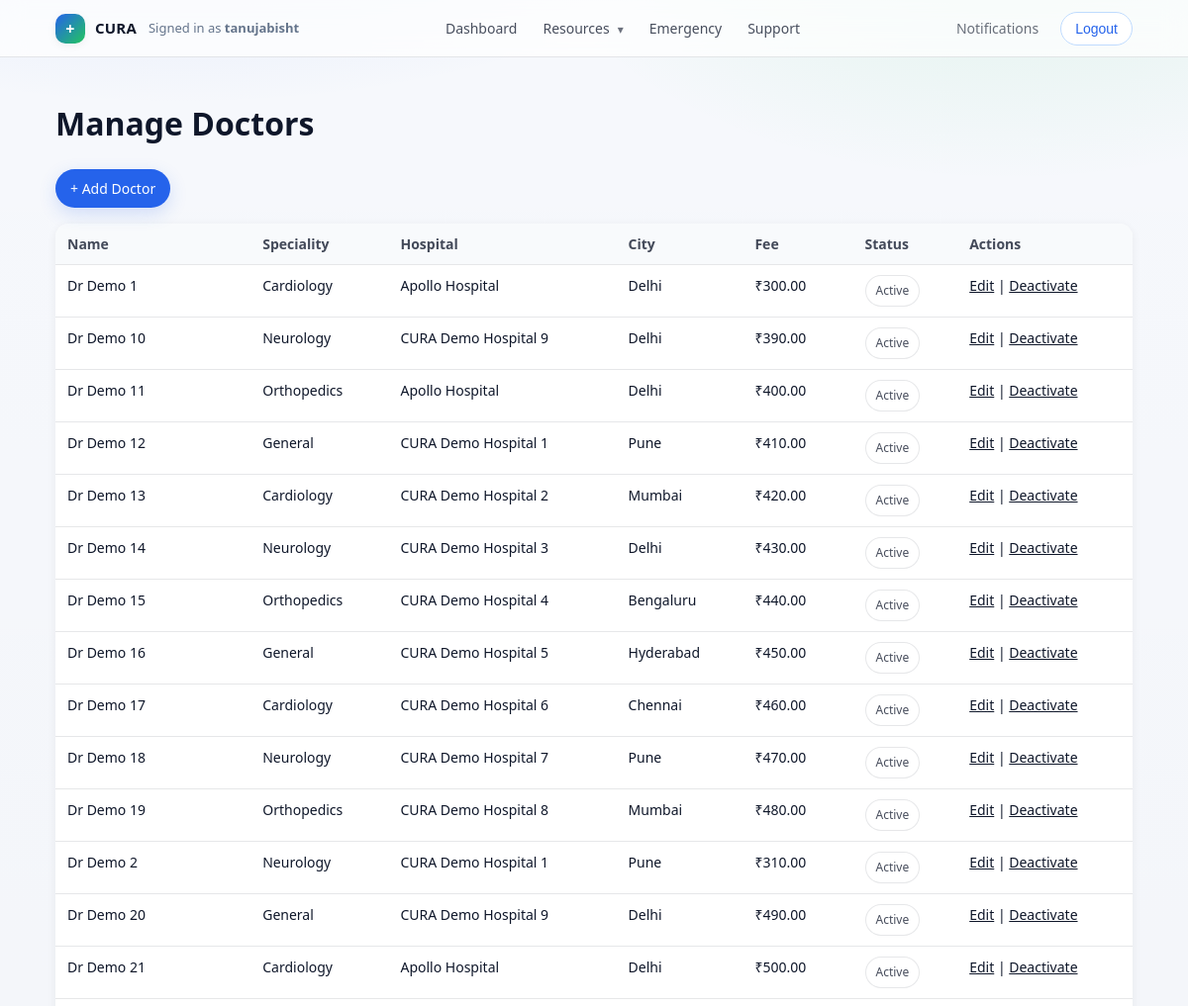
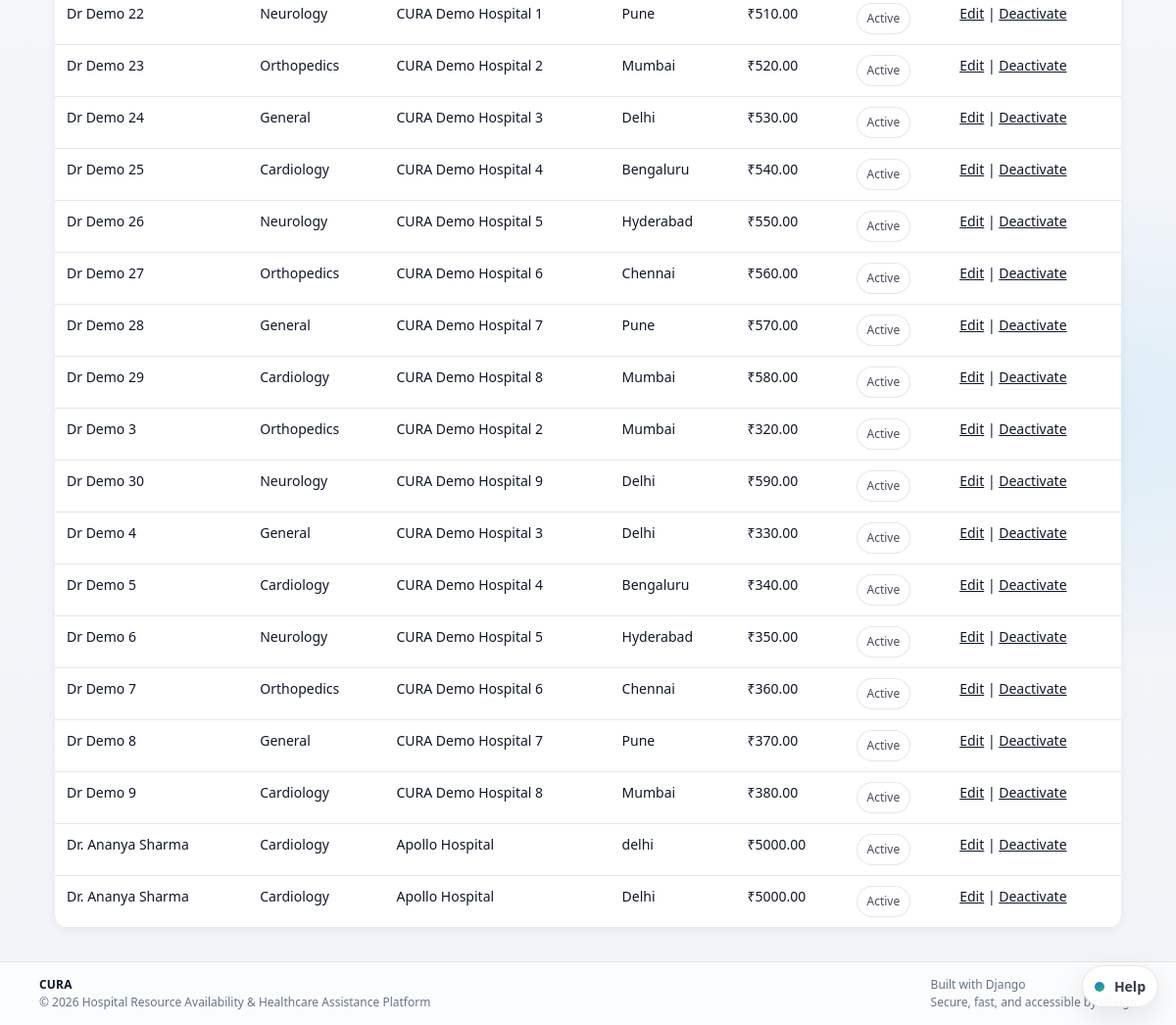
/core/manage/doctors/ (signed in), run on the app's committed database (2 pictures, top to bottom).
### core/models.py (models this page shows, shortened)
class Doctor(models.Model):
    SPECIALITY_CHOICES = [
        ('Cardiology', 'Cardiology'),
        ('Neurology', 'Neurology'),
        ('Orthopedics', 'Orthopedics'),
        ('General', 'General Physician'),
    ]
    hospital = models.ForeignKey(Hospital, on_delete=models.CASCADE, related_name='doctors')
    name = models.CharField(max_length=255)
    speciality = models.CharField(max_length=100, choices=SPECIALITY_CHOICES)
    experience_years = models.PositiveIntegerField()
    consultation_fee = models.DecimalField(max_digits=8, decimal_places=2)
    qualification = models.CharField(
        max_length=255,
        blank=True,
        help_text="e.g. MBBS, MD (Cardiology)",
    )
    rating = models.DecimalField(
        max_digits=2,
        decimal_places=1,
        default=4.5,
        help_text="Average patient rating out of 5",
    )
    available_from = models.TimeField()
    available_to = models.TimeField()
    languages_spoken = models.CharField(max_length=255)
    city = models.CharField(max_length=100)
    is_active = models.BooleanField(default=True)

class Hospital(models.Model):
    name = models.CharField(max_length=255)
    address = models.TextField()
    city = models.CharField(max_length=100)
    state = models.CharField(max_length=100)
    hospital_type = models.CharField(
        max_length=100,
        blank=True,
        help_text="e.g. Multispeciality, Cardiac Center, Children’s Hospital",
    )
    established_year = models.PositiveIntegerField(
        null=True,
        blank=True,
        help_text="Year the hospital was established",
    )
    website = models.URLField(blank=True)
    image_url = models.URLField(
        blank=True,
        help_text="Optional hero/cover image shown on the hospital detail page",
    )
    rating = models.DecimalField(max_digits=2, decimal_places=1, default=3.0)
    contact_phone = models.CharField(max_length=20)
    emergency_contact = models.CharField(max_length=20)
    support_24_7 = models.BooleanField(default=True)
    specialties_offered = models.CharField(
        max_length=255,
        blank=True,
        help_text="Comma-separated list of key specialties (Cardiology, Neurology, etc.)",
    )

### core/views.py (the view)
# urls.py: path('manage/doctors/', views.manage_doctors, name='manage_doctors'),
@login_required
@user_passes_test(is_super_admin)
def manage_doctors(request):
    doctors = Doctor.objects.select_related('hospital').order_by('name')
    return render(request, 'core/manage/doctors_list.html', {
        'doctors': doctors
    })

### core/context_processors.py (called while the page is built)
def user_role(request):
    role = None
    if request.user.is_authenticated:
        try:
            role = request.user.userprofile.role
        except UserProfile.DoesNotExist:
            role = None
    cart_count = 0
    if request.user.is_authenticated:
        cart = (
            Cart.objects.filter(user=request.user, is_active=True)
            .prefetch_related('items')
            .first()
        )
        if cart:
            cart_count = cart.total_items()
    return {
        'current_role': role,
        'cart_item_count': cart_count,
    }

### core/views.py (called while the page is built)
def is_super_admin(user):
    return user.is_authenticated and user.is_superuser

### templates/core/manage/doctors_list.html
{% extends "base.html" %} {% block content %}
<h1>Manage Doctors</h1>
<div style="margin-bottom: 16px">
  <a href="{% url 'create_doctor' %}" class="btn btn-primary"> + Add Doctor </a>
</div>
<table class="table">
  <thead>
    <tr>
      <th>Name</th>
      <th>Speciality</th>
      <th>Hospital</th>
      <th>City</th>
      <th>Fee</th>
      <th>Status</th>
      <th>Actions</th>
    </tr>
  </thead>
  <tbody>
    {% for doctor in doctors %}
    <tr>
      <td>{{ doctor.name }}</td>
      <td>{{ doctor.speciality }}</td>
      <td>{{ doctor.hospital.name }}</td>
      <td>{{ doctor.city }}</td>
      <td>₹{{ doctor.consultation_fee }}</td>
      <td>
        {% if doctor.is_active %}
        <span class="badge success">Active</span>
        {% else %}
        <span class="badge danger">Inactive</span>
        {% endif %}
      </td>
      <td>
        <a href="{% url 'edit_doctor' doctor.id %}">Edit</a> |
        <a href="{% url 'toggle_doctor_status' doctor.id %}">
          {% if doctor.is_active %}Deactivate{% else %}Activate{% endif %}
        </a>
      </td>
    </tr>
    {% empty %}
    <tr>
      <td colspan="7">No doctors found.</td>
    </tr>
    {% endfor %}
  </tbody>
</table>
{% endblock %}

### templates/base.html (shortened to what this page needs)
<!doctype html>
<html lang="en">
  <head>
    {% load static %}
    <link rel="stylesheet" href="{% static 'css/styles.css' %}" />
  </head>
  <body>
    <header class="app-header">
      <div class="app-nav">
        <div class="app-nav-left">
          <a href="{% url 'home' %}" class="brand">
            <span class="brand-mark" aria-hidden="true">+</span>
            <span class="brand-text">CURA</span>
          </a>
          {% if user.is_authenticated %}
          <span class="nav-user"
            >Signed in as <strong>{{ user.username }}</strong></span
          >
          {% endif %}
        </div>
        <nav class="app-nav-center" aria-label="Primary">
          {% if user.is_authenticated %}
          <a href="{% url 'dashboard' %}" class="nav-item">Dashboard</a>
          <details class="nav-dd">
            <summary class="nav-item nav-dd-summary">Resources</summary>
          </details>
          <a href="{% url 'emergency_contacts' %}" class="nav-item"
            >Emergency</a
          >
          <a href="{% url 'support_request_create' %}" class="nav-item"
            >Support</a
          >
           {% else %}
          <a href="{% url 'home' %}" class="nav-item">Home</a>
          {% endif %}
        </nav>
        <div class="app-nav-right">
          {% if user.is_authenticated %}
          <a
            href="{% url 'notifications_list' %}"
            class="nav-item nav-item-muted"
            >Notifications</a
          >
          <form
            action="{% url 'logout' %}"
            method="post"
            style="display: inline"
          >
            <button type="submit" class="btn btn-outline">Logout</button>
          </form>
          {% else %}
          <a href="{% url 'login' %}" class="btn btn-primary">Login</a>
          <a href="{% url 'register' %}" class="btn btn-ghost">Register</a>
          {% endif %}
        </div>
      </div>
    </header>
    <main class="page">
       {% block content %}{% endblock %}
    </main>
    <footer class="footer">
      <div class="footer-inner">
        <div class="footer-left">
          <div class="footer-brand">CURA</div>
          <div class="footer-sub">
            &copy; {% now "Y" %} Hospital Resource Availability &amp; Healthcare
            Assistance Platform
          </div>
        </div>
        <div class="footer-right">
          <div>Built with Django</div>
          <div class="footer-sub">Secure, fast, and accessible by design</div>
        </div>
      </div>
    </footer>
    <div class="assistant-widget" id="assistantWidget">
      <details class="assistant-panel" id="assistantPanel">
        <summary class="assistant-fab" aria-label="Open CURA Assistant">
          <span class="assistant-fab-dot" aria-hidden="true"></span>
          <span class="assistant-fab-label">Help</span>
        </summary>
      </details>
    </div>
  </body>
</html>

### data on the page
Doctor: name "Dr Demo 1", speciality "Cardiology", hospital.name "Apollo Hospital", city "Delhi", consultation_fee "300.00", is_active "Active"
Doctor: name "Dr Demo 10", speciality "Neurology", hospital.name "CURA Demo Hospital 9", city "Delhi", consultation_fee "390.00", is_active "Active"
Doctor: name "Dr Demo 11", speciality "Orthopedics", hospital.name "Apollo Hospital", city "Delhi", consultation_fee "400.00", is_active "Active"
Doctor: name "Dr Demo 12", speciality "General", hospital.name "CURA Demo Hospital 1", city "Pune", consultation_fee "410.00", is_active "Active"
Doctor: name "Dr Demo 13", speciality "Cardiology", hospital.name "CURA Demo Hospital 2", city "Mumbai", consultation_fee "420.00", is_active "Active"
Doctor: name "Dr Demo 14", speciality "Neurology", hospital.name "CURA Demo Hospital 3", city "Delhi", consultation_fee "430.00", is_active "Active"
Doctor: name "Dr Demo 15", speciality "Orthopedics", hospital.name "CURA Demo Hospital 4", city "Bengaluru", consultation_fee "440.00", is_active "Active"
Doctor: name "Dr Demo 16", speciality "General", hospital.name "CURA Demo Hospital 5", city "Hyderabad", consultation_fee "450.00", is_active "Active"
Doctor: name "Dr Demo 17", speciality "Cardiology", hospital.name "CURA Demo Hospital 6", city "Chennai", consultation_fee "460.00", is_active "Active"
Doctor: name "Dr Demo 18", speciality "Neurology", hospital.name "CURA Demo Hospital 7", city "Pune", consultation_fee "470.00", is_active "Active"
Doctor: name "Dr Demo 19", speciality "Orthopedics", hospital.name "CURA Demo Hospital 8", city "Mumbai", consultation_fee "480.00", is_active "Active"
Doctor: name "Dr Demo 2", speciality "Neurology", hospital.name "CURA Demo Hospital 1", city "Pune", consultation_fee "310.00", is_active "Active"
Doctor: name "Dr Demo 20", speciality "General", hospital.name "CURA Demo Hospital 9", city "Delhi", consultation_fee "490.00", is_active "Active"
Doctor: name "Dr Demo 21", speciality "Cardiology", hospital.name "Apollo Hospital", city "Delhi", consultation_fee "500.00", is_active "Active"
Doctor: name "Dr Demo 22", speciality "Neurology", hospital.name "CURA Demo Hospital 1", city "Pune", consultation_fee "510.00", is_active "Active"
Doctor: name "Dr Demo 23", speciality "Orthopedics", hospital.name "CURA Demo Hospital 2", city "Mumbai", consultation_fee "520.00", is_active "Active"
Doctor: name "Dr Demo 24", speciality "General", hospital.name "CURA Demo Hospital 3", city "Delhi", consultation_fee "530.00", is_active "Active"
Doctor: name "Dr Demo 25", speciality "Cardiology", hospital.name "CURA Demo Hospital 4", city "Bengaluru", consultation_fee "540.00", is_active "Active"
Doctor: name "Dr Demo 26", speciality "Neurology", hospital.name "CURA Demo Hospital 5", city "Hyderabad", consultation_fee "550.00", is_active "Active"
Doctor: name "Dr Demo 27", speciality "Orthopedics", hospital.name "CURA Demo Hospital 6", city "Chennai", consultation_fee "560.00", is_active "Active"
Doctor: name "Dr Demo 28", speciality "General", hospital.name "CURA Demo Hospital 7", city "Pune", consultation_fee "570.00", is_active "Active"
Doctor: name "Dr Demo 29", speciality "Cardiology", hospital.name "CURA Demo Hospital 8", city "Mumbai", consultation_fee "580.00", is_active "Active"
Doctor: name "Dr Demo 3", speciality "Orthopedics", hospital.name "CURA Demo Hospital 2", city "Mumbai", consultation_fee "320.00", is_active "Active"
Doctor: name "Dr Demo 30", speciality "Neurology", hospital.name "CURA Demo Hospital 9", city "Delhi", consultation_fee "590.00", is_active "Active"
Doctor: name "Dr Demo 4", speciality "General", hospital.name "CURA Demo Hospital 3", city "Delhi", consultation_fee "330.00", is_active "Active"
Doctor: name "Dr Demo 5", speciality "Cardiology", hospital.name "CURA Demo Hospital 4", city "Bengaluru", consultation_fee "340.00", is_active "Active"
Doctor: name "Dr Demo 6", speciality "Neurology", hospital.name "CURA Demo Hospital 5", city "Hyderabad", consultation_fee "350.00", is_active "Active"
Doctor: name "Dr Demo 7", speciality "Orthopedics", hospital.name "CURA Demo Hospital 6", city "Chennai", consultation_fee "360.00", is_active "Active"
Doctor: name "Dr Demo 8", speciality "General", hospital.name "CURA Demo Hospital 7", city "Pune", consultation_fee "370.00", is_active "Active"
Doctor: name "Dr Demo 9", speciality "Cardiology", hospital.name "CURA Demo Hospital 8", city "Mumbai", consultation_fee "380.00", is_active "Active"
Doctor: name "Dr. Ananya Sharma", speciality "Cardiology", hospital.name "Apollo Hospital", city "delhi", consultation_fee "5000.00", is_active "Active"
Doctor: name "Dr. Ananya Sharma", speciality "Cardiology", hospital.name "Apollo Hospital", city "Delhi", consultation_fee "5000.00", is_active "Active"

### other printed values
{{ user.username }} "tanujabisht"
